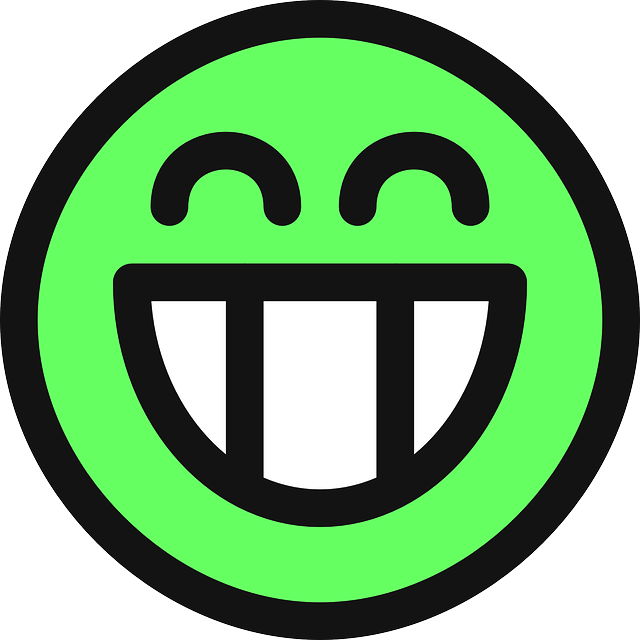
#> input picture img/grin.png, 640 x 640 px
$ python kepakkoconverter.py   (older library calls are emulated)
#> lines starting #> are read from the running program, lines starting #| are printed output that depends on the picture
#!/usr/bin/env python3
import PIL
import sys
from PIL import Image

LED_COUNT = 60


def resize_image(path):
#> called with path = 'img/grin.png'
    img = Image.open(path)
#> img is the input picture: PIL image 640x640 RGBA; mean R, G, B, A 65.3, 118.6, 63.9, 197.3
    old_width = img.size[0]
#> old_width = 640
    old_height = img.size[1]
#> old_height = 640
    ratio = float(LED_COUNT)/old_height
#> ratio = 0.0938
    return img.resize((int(old_width*ratio), int(old_height*ratio)),
                      PIL.Image.ANTIALIAS)
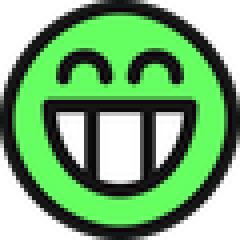
#> returned value: PIL image 60x60 RGBA (shown 4 times larger); mean R, G, B, A 64.8, 117, 63.4, 197.4; transparent parts drawn white


def reduce_palette(img):
    """
    Reduces palette to 256 colors.
    """
    return img.convert('P', dither=Image.FLOYDSTEINBERG,
                       palette=Image.ADAPTIVE, colors=256)
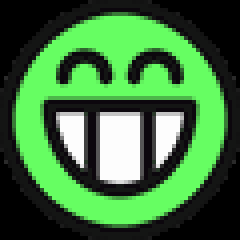
#> returned value: PIL image 60x60 P (shown 4 times larger); mean R, G, B 64.3, 116.7, 63


def get_palette_grouped(img):
    """
    Returns the img palette as list of rgb values.
    """
    palette = img.getpalette()
#> palette = 768 values, max 254 at index 1, min 0 at index 3, mean 15.41
    return zip(*(iter(palette),) * 3)


def print_matrix(img):
    """
    Arduino matrices can be defined like this:

    byte my2dArray[2][3]={
        {1, 2, 3},
        {2, 3, 4}
    };
    """
    palette = get_palette_grouped(img)
    rgb = ["{{{0}, {1}, {2}}}".format(*color) for color in palette]
#> rgb = 256 items, first 6: '{102, 254, 98}', '{0, 0, 0}', '{20, 21, 20}', '{12, 7, 13}', '{253, 253, 253}', '{77, 182, 74}'
    palette_size = len(rgb)
#> palette_size = 256
    pal_size_decl = "const int PALETTE_SIZE = {0};".format(palette_size)
#> pal_size_decl = 'const int PALETTE_SIZE = 256;'
    pal_decl = "const RGB PALETTE[PALETTE_SIZE] PROGMEM = {{{0}}};".format(
        ",\n".join(rgb))
    pixels = img.getdata()
    pixels_size = len(pixels)
#> pixels_size = 3600
    image_height_decl = "const int IMAGE_HEIGHT = {0};".format(LED_COUNT)
    image_width_decl = "const int IMAGE_WIDTH = {0};".format(
        int(pixels_size / LED_COUNT))
#> image_width_decl = 'const int IMAGE_WIDTH = 60;'
    pixels_size_decl = "const int IMAGE_SIZE = {0};".format(pixels_size)
#> pixels_size_decl = 'const int IMAGE_SIZE = 3600;'
    pixels_as_str = ",\n".join(str(pixel) for pixel in pixels)
    pixels_decl = "const byte PIXELS[IMAGE_SIZE] PROGMEM = {{{0}}};".format(
        pixels_as_str)
    print("\n".join([pal_size_decl, pal_decl, image_height_decl,
                     image_width_decl, pixels_size_decl, pixels_decl]))
#> (printed output is left out)

if __name__ == "__main__":
    image_path = "img/grin.png"
    if len(sys.argv) > 1:
        image_path = sys.argv[1]

    img = resize_image(image_path)
    img_converted = reduce_palette(img)
    img_converted.show()

    print_matrix(img_converted)

$ run again, with img/cat.jpg saved as img/grin.png
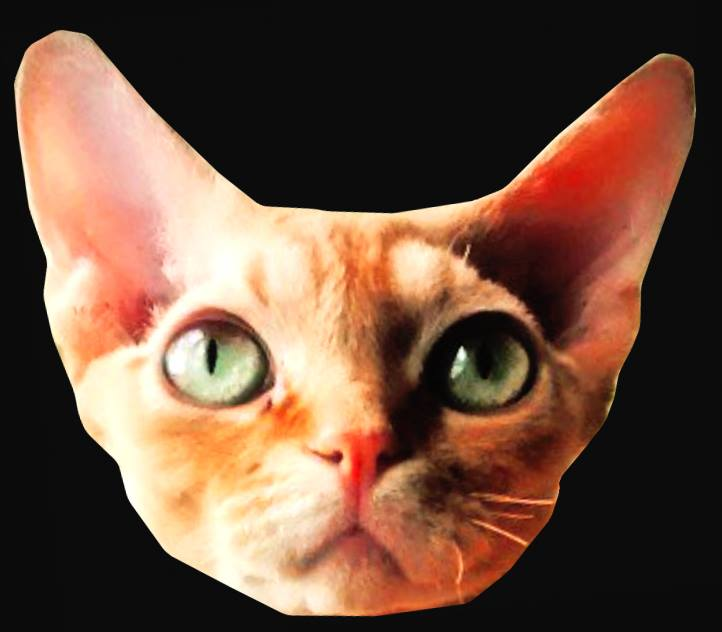
#> input picture img/cat.jpg, 722 x 632 px
#> in resize_image, img is the input picture: PIL image 722x632 RGB; mean R, G, B 110.8, 79.8, 62.5
#> in resize_image, `return img.resize((int(old_width*ratio), int(old_height*ratio)), PIL.I..`:
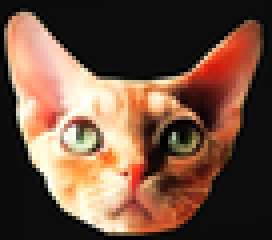
#> returned value: PIL image 68x60 RGB (shown 4 times larger); mean R, G, B 110.6, 79.8, 62.5
#> palette = 768 values, max 255 at index 0, min 0 at index 756, mean 122.1
#> rgb = 256 items, first 6: '{255, 255, 250}', '{254, 255, 239}', '{254, 255, 231}', '{254, 253, 228}', '{253, 252, 233}', '{254, 251, 227}'
#> palette_size = 256
#> pal_size_decl = 'const int PALETTE_SIZE = 256;'
#> pixels_size = 4080
#> image_width_decl = 'const int IMAGE_WIDTH = 68;'
#> pixels_size_decl = 'const int IMAGE_SIZE = 4080;'
#> (printed output is left out)
